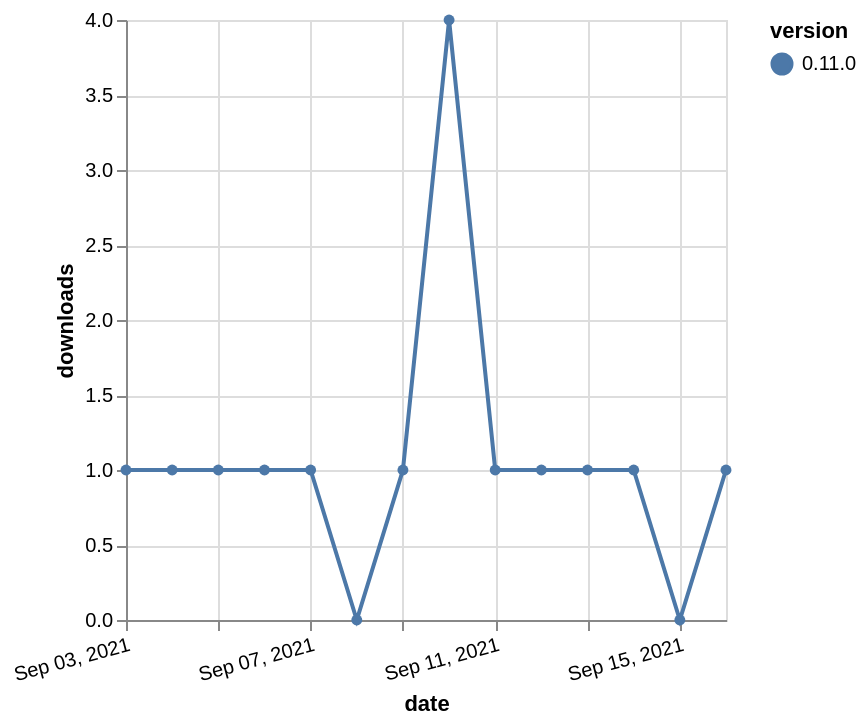

This figure's Vega-Lite source:
### Vega-Lite specification from a JSON file in a GitHub repository (floating-point values rounded to 4 significant figures)
{"$schema": "https://vega.github.io/schema/vega-lite/v5.json", "description": "A simple bar chart with embedded data.", "data": {"values": [{"date": "2021-09-03", "total": 414, "delta": 1, "version": "0.11.0"}, {"date": "2021-09-04", "total": 415, "delta": 1, "version": "0.11.0"}, {"date": "2021-09-05", "total": 416, "delta": 1, "version": "0.11.0"}, {"date": "2021-09-06", "total": 417, "delta": 1, "version": "0.11.0"}, {"date": "2021-09-07", "total": 418, "delta": 1, "version": "0.11.0"}, {"date": "2021-09-08", "total": 418, "delta": 0, "version": "0.11.0"}, {"date": "2021-09-09", "total": 419, "delta": 1, "version": "0.11.0"}, {"date": "2021-09-10", "total": 423, "delta": 4, "version": "0.11.0"}, {"date": "2021-09-11", "total": 424, "delta": 1, "version": "0.11.0"}, {"date": "2021-09-12", "total": 425, "delta": 1, "version": "0.11.0"}, {"date": "2021-09-13", "total": 426, "delta": 1, "version": "0.11.0"}, {"date": "2021-09-14", "total": 427, "delta": 1, "version": "0.11.0"}, {"date": "2021-09-15", "total": 427, "delta": 0, "version": "0.11.0"}, {"date": "2021-09-16", "total": 428, "delta": 1, "version": "0.11.0"}]}, "width": "container", "mark": {"type": "line", "point": {"filled": true}}, "encoding": {"x": {"field": "date", "type": "temporal", "timeUnit": "yearmonthdate", "title": "date", "axis": {"labelAngle": -15}}, "y": {"field": "delta", "type": "quantitative", "title": "downloads"}, "color": {"field": "version", "type": "nominal"}, "tooltip": {"field": "delta"}}}
